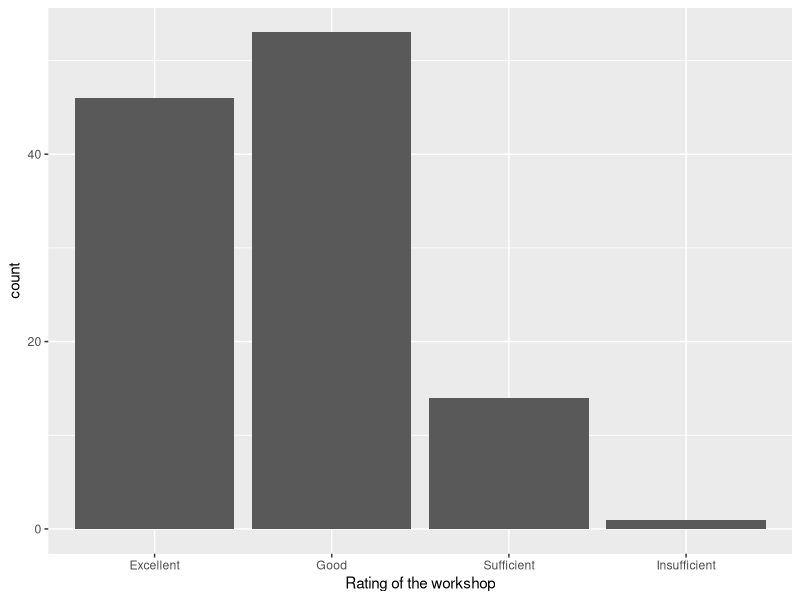
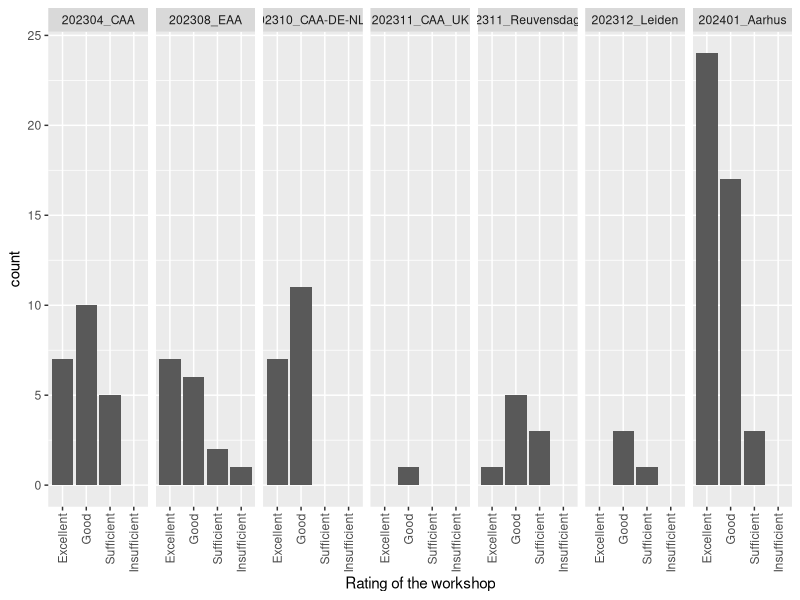
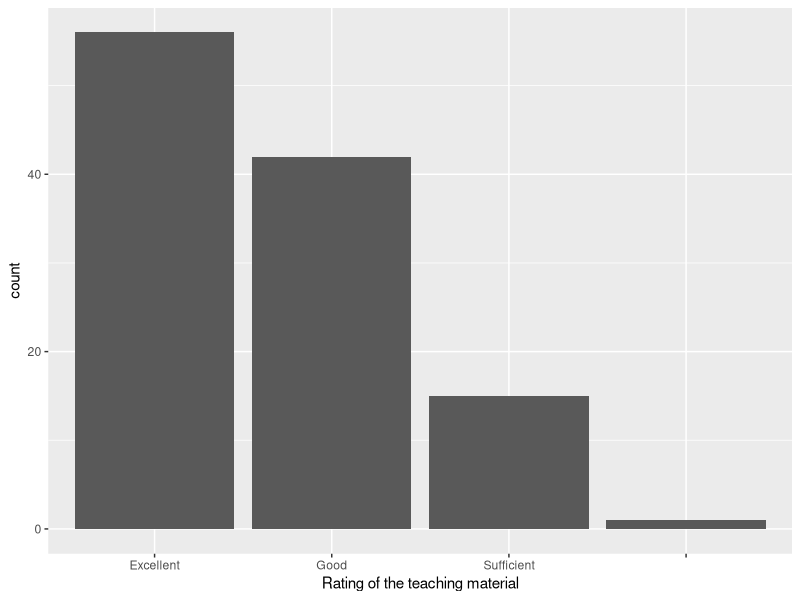
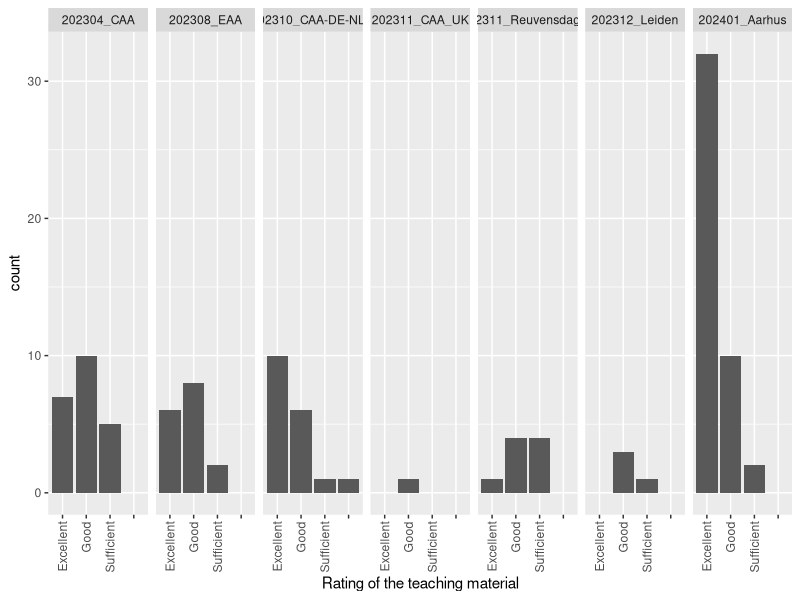
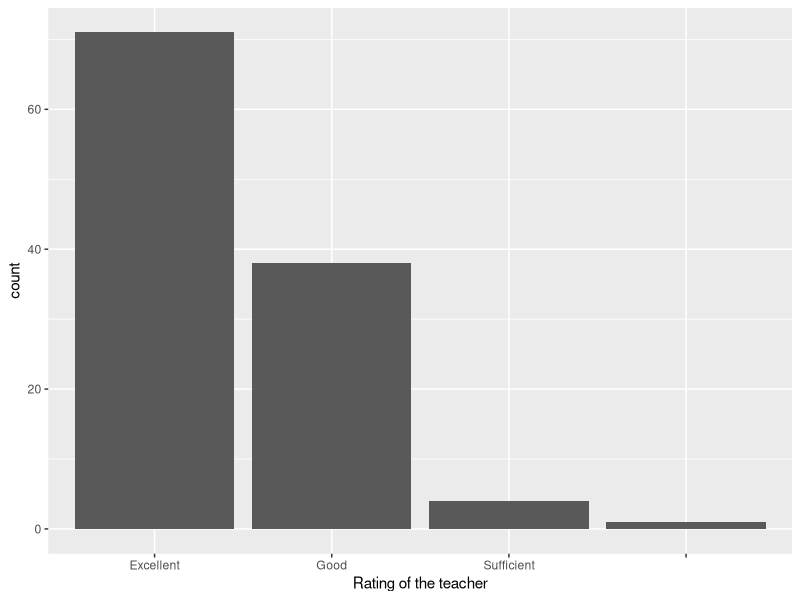
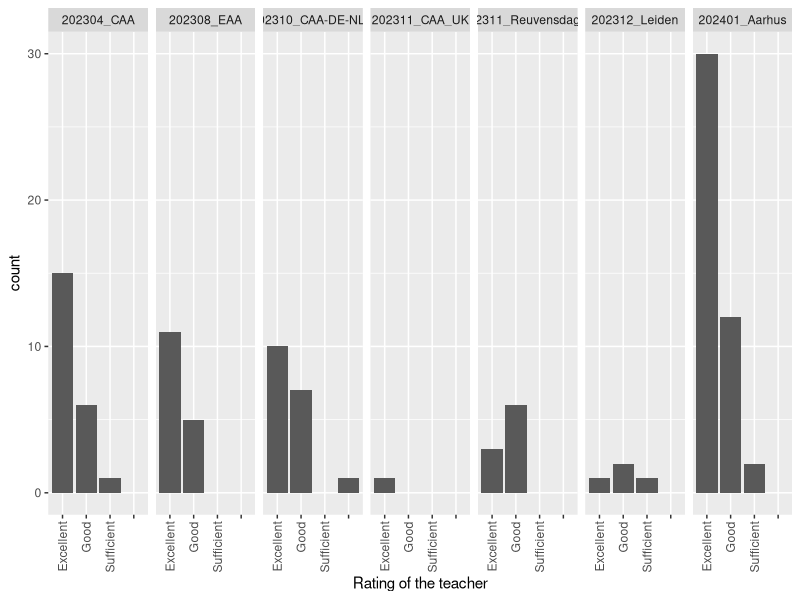
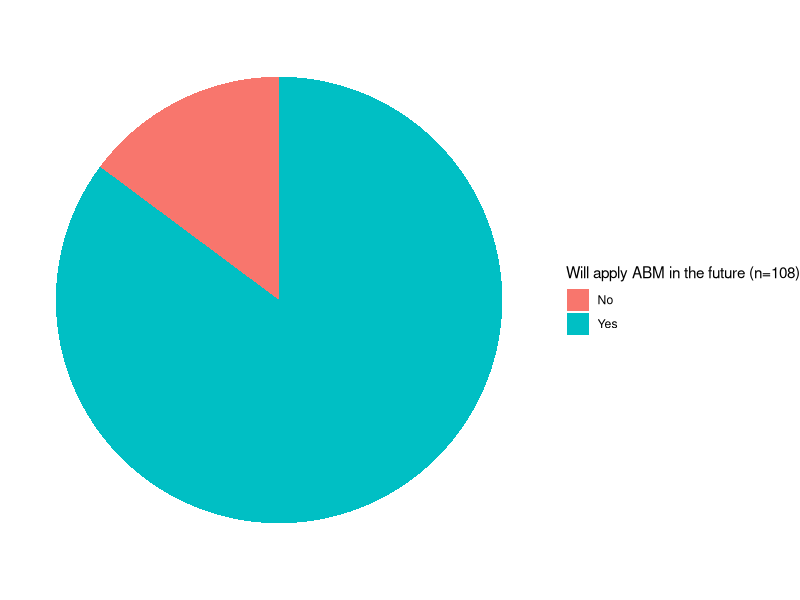
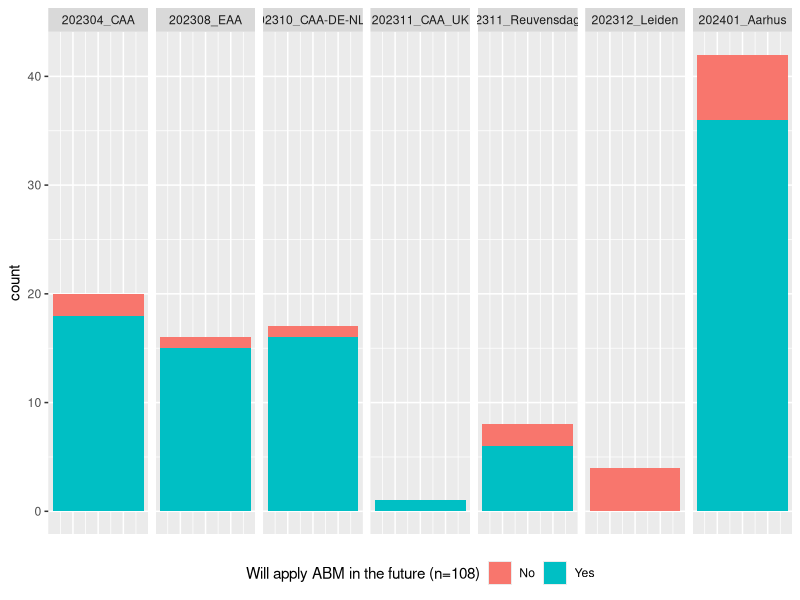

Write the R code that produced these figures, in order.
library(tidyverse)

post_surveys <- read.csv("data/ABM_post_workshop_survey.csv")

post_surveys$Workshop[date(post_surveys$Start.Date)=="2023-04-03"]  <- "202304_CAA"
post_surveys$Workshop[date(post_surveys$Start.Date)=="2023-08-31"]  <- "202308_EAA"
post_surveys$Workshop[date(post_surveys$Start.Date)=="2023-10-12"]  <- "202310_CAA-DE-NLFl"
post_surveys$Workshop[date(post_surveys$Start.Date)=="2023-10-13"]  <- "202310_CAA-DE-NLFl"
post_surveys$Workshop[date(post_surveys$Start.Date)=="2023-11-16"]  <- "202311_Reuvensdagen"
post_surveys$Workshop[date(post_surveys$Start.Date)=="2023-11-24"]  <- "202311_CAA_UK"
post_surveys$Workshop[date(post_surveys$Start.Date)=="2023-12-12"]  <- "202312_Leiden"
post_surveys$Workshop[date(post_surveys$Start.Date)=="2023-12-13"]  <- "202312_Leiden"
post_surveys$Workshop[date(post_surveys$Start.Date)>="2024-01-22"]  <- "202401_Aarhus"


#correct typos in the survey
post_surveys$How.would.you.rate.the.teaching.material.[post_surveys$How.would.you.rate.the.teaching.material.=="Sufficent"] <- "Sufficient"
post_surveys$How.would.you.rate.the.workshop.in.general.[post_surveys$How.would.you.rate.the.workshop.in.general.=="Sufficent"] <- "Sufficient"
post_surveys$How.would.you.rate.the.trainers.teachers.[post_surveys$How.would.you.rate.the.trainers.teachers.=="Sufficent"] <- "Sufficient"


factor_levels <- c("Excellent", "Good", "Sufficient", "Insufficient")

# rating workshop in general
post_surveys %>%
  mutate(How.would.you.rate.the.workshop.in.general. = fct_relevel(How.would.you.rate.the.workshop.in.general., factor_levels)) %>%
  ggplot(aes(x=How.would.you.rate.the.workshop.in.general.)) + geom_bar() +
  xlab("Rating of the workshop")
ggsave("export/postworkshop/rating_workshop.png")

post_surveys %>%
  mutate(How.would.you.rate.the.workshop.in.general. = fct_relevel(How.would.you.rate.the.workshop.in.general., factor_levels)) %>%
  ggplot(aes(x=How.would.you.rate.the.workshop.in.general.)) + geom_bar() +
  xlab("Rating of the workshop") + facet_grid(~Workshop) +
  theme(axis.text.x = element_text(angle = 90, vjust = 0.5, hjust=1))
ggsave("export/postworkshop/rating_workshop_facet.png", width = 10)

# rating teaching material
post_surveys %>%
  mutate(How.would.you.rate.the.teaching.material. = fct_relevel(How.would.you.rate.the.teaching.material., factor_levels)) %>%
  ggplot(aes(x=How.would.you.rate.the.teaching.material.)) + geom_bar() +
  xlab("Rating of the teaching material")
ggsave("export/postworkshop/rating_teaching_material.png")

post_surveys %>%
  mutate(How.would.you.rate.the.teaching.material. = fct_relevel(How.would.you.rate.the.teaching.material., factor_levels)) %>%
  ggplot(aes(x=How.would.you.rate.the.teaching.material.)) + geom_bar() +
  xlab("Rating of the teaching material") + facet_grid(~Workshop) +
  theme(axis.text.x = element_text(angle = 90, vjust = 0.5, hjust=1))
ggsave("export/postworkshop/rating_teaching_material_facet.png", width = 10)

# rating teachers
post_surveys %>%
  mutate(How.would.you.rate.the.trainers.teachers. = fct_relevel(How.would.you.rate.the.trainers.teachers., factor_levels)) %>%
  ggplot(aes(x=How.would.you.rate.the.trainers.teachers.)) + geom_bar() +
  xlab("Rating of the teacher")
ggsave("export/postworkshop/rating_teaching_material.png")

post_surveys %>%
  mutate(How.would.you.rate.the.trainers.teachers. = fct_relevel(How.would.you.rate.the.trainers.teachers., factor_levels)) %>%
  ggplot(aes(x=How.would.you.rate.the.trainers.teachers.)) + geom_bar() +
  xlab("Rating of the teacher") + facet_grid(~Workshop) +
  theme(axis.text.x = element_text(angle = 90, vjust = 0.5, hjust=1))
ggsave("export/postworkshop/rating_workshop_facet.png", width = 10)

# Apply ABM in the future?

post_surveys$Do.you.think.that.you.will.apply.ABM.to.your.own.research..If.yes..can.you.elaborate....Selected.Choice[post_surveys$Do.you.think.that.you.will.apply.ABM.to.your.own.research..If.yes..can.you.elaborate....Selected.Choice==""] <- NA

post_surveys %>%
  filter(!is.na(Do.you.think.that.you.will.apply.ABM.to.your.own.research..If.yes..can.you.elaborate....Selected.Choice)) %>%
  ggplot(aes(x = 1, fill = `Do.you.think.that.you.will.apply.ABM.to.your.own.research..If.yes..can.you.elaborate....Selected.Choice`)) +
  geom_bar(na.rm = TRUE) + coord_polar(theta = "y", start=0) + theme_void() +
  scale_fill_discrete(name = paste0("Will apply ABM in the future (n=", sum(!is.na(post_surveys$Do.you.think.that.you.will.apply.ABM.to.your.own.research..If.yes..can.you.elaborate....Selected.Choice)), ")"),
                      labels = c("No", "Yes"))
ggsave("export/postworkshop/ABM_future_apply.png")


post_surveys %>%
  filter(!is.na(Do.you.think.that.you.will.apply.ABM.to.your.own.research..If.yes..can.you.elaborate....Selected.Choice)) %>%
  ggplot(aes(x = 1, fill = `Do.you.think.that.you.will.apply.ABM.to.your.own.research..If.yes..can.you.elaborate....Selected.Choice`)) +
  geom_bar(na.rm = TRUE) +
  scale_fill_discrete(name = paste0("Will apply ABM in the future (n=", sum(!is.na(post_surveys$Do.you.think.that.you.will.apply.ABM.to.your.own.research..If.yes..can.you.elaborate....Selected.Choice)), ")"),
                      labels = c("No", "Yes")) + facet_grid(~Workshop) +
  theme(axis.title.x=element_blank(),
          axis.text.x=element_blank(),
          axis.ticks.x=element_blank(), legend.position="bottom")
ggsave("export/postworkshop/ABM_future_apply_face.png", width = 10)


